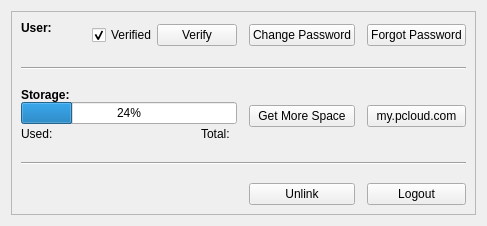
      <widget class="QWidget" name="pageAccntLogged">
       <property name="maximumSize">
        <size>
         <width>16777215</width>
         <height>16777215</height>
        </size>
       </property>
       <layout class="QHBoxLayout" name="horizontalLayout_8">
        <item>
         <widget class="QFrame" name="frame_accnt">
          <property name="frameShape">
           <enum>QFrame::StyledPanel</enum>
          </property>
          <property name="frameShadow">
           <enum>QFrame::Raised</enum>
          </property>
          <layout class="QGridLayout" name="gridLayout">
           <property name="verticalSpacing">
            <number>18</number>
           </property>
           <item row="0" column="4">
            <widget class="QPushButton" name="btnForgotpass">
             <property name="text">
              <string>Forgot Password</string>
             </property>
            </widget>
           </item>
           <item row="4" column="4">
            <widget class="QPushButton" name="btnLgout">
             <property name="text">
              <string>Logout</string>
             </property>
            </widget>
           </item>
           <item row="3" column="0" colspan="5">
            <widget class="Line" name="line_5">
             <property name="orientation">
              <enum>Qt::Horizontal</enum>
             </property>
            </widget>
           </item>
           <item row="2" column="2">
            <widget class="QPushButton" name="btnGetMoreSpace">
             <property name="text">
              <string>Get More Space</string>
             </property>
            </widget>
           </item>
           <item row="2" column="0">
            <layout class="QVBoxLayout" name="verticalLayout_6">
             <item>
              <widget class="QLabel" name="label_plan">
               <property name="text">
                <string>&lt;html&gt;&lt;head/&gt;&lt;body&gt;&lt;p&gt;&lt;span style=&quot; font-size:9pt; font-weight:600;&quot;&gt;Storage:&lt;/span&gt;&lt;/p&gt;&lt;/body&gt;&lt;/html&gt;</string>
               </property>
              </widget>
             </item>
             <item>
              <widget class="QProgressBar" name="progressBar">
               <property name="value">
                <number>24</number>
               </property>
              </widget>
             </item>
             <item>
              <layout class="QHBoxLayout" name="horizontalLayout_4">
               <item>
                <widget class="QLabel" name="label">
                 <property name="text">
                  <string>Used:</string>
                 </property>
                </widget>
               </item>
               <item>
                <widget class="QLabel" name="label_space">
                 <property name="text">
                  <string/>
                 </property>
                </widget>
               </item>
               <item>
                <spacer name="horizontalSpacer">
                 <property name="orientation">
                  <enum>Qt::Horizontal</enum>
                 </property>
                 <property name="sizeHint" stdset="0">
                  <size>
                   <width>40</width>
                   <height>20</height>
                  </size>
                 </property>
                </spacer>
               </item>
               <item>
                <widget class="QLabel" name="label_14">
                 <property name="text">
                  <string>Total:</string>
                 </property>
                </widget>
               </item>
               <item>
                <widget class="QLabel" name="label_planVal">
                 <property name="text">
                  <string/>
                 </property>
                </widget>
               </item>
              </layout>
             </item>
            </layout>
           </item>
           <item row="0" column="0">
            <layout class="QHBoxLayout" name="horizontalLayout">
             <item>
              <layout class="QVBoxLayout" name="verticalLayout_5">
               <item>
                <widget class="QLabel" name="label_user">
                 <property name="text">
                  <string>&lt;html&gt;&lt;head/&gt;&lt;body&gt;&lt;p&gt;&lt;span style=&quot; font-size:9pt; font-weight:600;&quot;&gt;User:&lt;/span&gt;&lt;/p&gt;&lt;/body&gt;&lt;/html&gt;</string>
                 </property>
                </widget>
               </item>
               <item>
                <widget class="QLabel" name="label_email">
                 <property name="text">
                  <string/>
                 </property>
                </widget>
               </item>
              </layout>
             </item>
             <item>
              <spacer name="horizontalSpacer_4">
               <property name="orientation">
                <enum>Qt::Horizontal</enum>
               </property>
               <property name="sizeHint" stdset="0">
                <size>
                 <width>40</width>
                 <height>20</height>
                </size>
               </property>
              </spacer>
             </item>
             <item>
              <widget class="QCheckBox" name="checkBoxVerified">
               <property name="layoutDirection">
                <enum>Qt::LeftToRight</enum>
               </property>
               <property name="text">
                <string>Verified</string>
               </property>
               <property name="checked">
                <bool>true</bool>
               </property>
              </widget>
             </item>
             <item>
              <widget class="QPushButton" name="btnVerify">
               <property name="text">
                <string>Verify</string>
               </property>
               <property name="default">
                <bool>false</bool>
               </property>
               <property name="flat">
                <bool>false</bool>
               </property>
              </widget>
             </item>
            </layout>
           </item>
           <item row="4" column="2">
            <widget class="QPushButton" name="btnUnlink">
             <property name="text">
              <string>Unlink</string>
             </property>
            </widget>
           </item>
           <item row="1" column="0" colspan="5">
            <widget class="Line" name="line">
             <property name="orientation">
              <enum>Qt::Horizontal</enum>
             </property>
            </widget>
           </item>
           <item row="0" column="2">
            <widget class="QPushButton" name="btnChangePass">
             <property name="text">
              <string>Change Password</string>
             </property>
            </widget>
           </item>
           <item row="2" column="4">
            <widget class="QPushButton" name="btnMyPcloud">
             <property name="text">
              <string>my.pcloud.com</string>
             </property>
            </widget>
           </item>
          </layout>
         </widget>
        </item>
       </layout>
      </widget>
